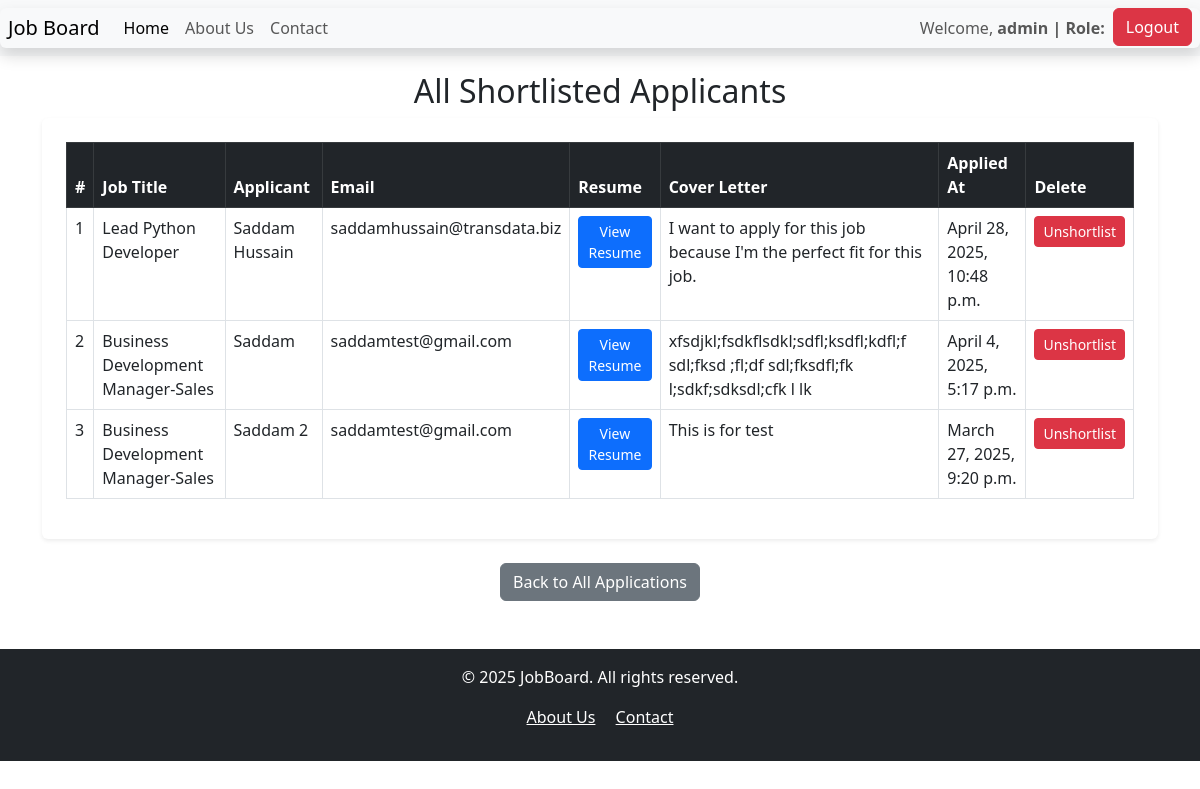
Page /shortlisted/ (signed in) on the committed database.
### job/models.py (models this page shows, shortened)
class JobApplication(models.Model):
    job = models.ForeignKey(Job, on_delete= models.CASCADE)
    user = models.ForeignKey(User, on_delete=models.CASCADE, null= True, blank=True)
    applicant_name = models.CharField(max_length= 100)
    email = models.EmailField()
    resume = models.FileField(upload_to='resumes/%Y/%m/%d/')
    cover_letter = models.TextField()
    applied_at = models.DateTimeField(auto_now_add=True)
    is_shortlisted = models.BooleanField(default=False)
    class Meta:
        ordering = ['-applied_at']
        verbose_name = 'Job Application'
        verbose_name_plural = 'Job Applications'

class Job(models.Model):
    JOB_TYPES = [
        ('Full-time', 'Full-time'),
        ('Part-time', 'Part-time'),
        ('Remote', 'Remote'),
        ('Internship', 'Internship'),
    ]
    title = models.CharField(max_length=200)
    company_name = models.CharField(max_length=200)
    description = models.TextField()
    location = models.CharField(max_length=100)
    salary = models.DecimalField(max_digits=10, decimal_places=2, null= True, blank=True)
    job_type = models.CharField(max_length=20, choices=JOB_TYPES, default='Full-time')
    date_of_posting = models.DateTimeField(auto_now_add= True)
    class Meta:
        ordering = ['-date_of_posting']
        verbose_name = 'Job Posting'
        verbose_name_plural = 'Job Postings'

### job/views.py (the view)
# urls.py: path('shortlisted/', views.all_shortlisted_applicants, name='all_shortlisted_applicants'),
def all_shortlisted_applicants(request):
    shortlisted = JobApplication.objects.filter(is_shortlisted=True)
    return render(request, 'all_shortlisted_applicants.html', {'shortlisted': shortlisted})

### job/templates/all_shortlisted_applicants.html (shortened to what this page needs)
{% extends 'base.html' %}
{% block content %}
<div class="container mt-3">
    <h2 class="text-center mb-2">All Shortlisted Applicants</h2>
    {% if shortlisted %}
    <div class="table-responsive bg-white p-4 shadow-sm rounded">
        <table class="table table-bordered table-hover">
            <thead class="table-dark">
                <tr>
                    <th>#</th>
                    <th>Job Title</th>
                    <th>Applicant</th>
                    <th>Email</th>
                    <th>Resume</th>
                    <th>Cover Letter</th>
                    <th>Applied At</th>
                    <th>Delete</th>
                </tr>
            </thead>
            <tbody>
                {% for applicant in shortlisted %}
                <tr>
                    <td>{{ forloop.counter }}</td>
                    <td>{{ applicant.job.title }}</td>
                    <td>{{ applicant.applicant_name }}</td>
                    <td>{{ applicant.email }}</td>
                    <td>
                        <a href="{{ applicant.resume.url }}" class="btn btn-sm btn-primary" target="_blank">View Resume</a>
                    </td>
                    <td>{{ applicant.cover_letter|truncatewords:20 }}</td>
                    <td>{{ applicant.applied_at }}</td>
                    <td><form action="{% url 'unshortlist_applicant' applicant.id %}" method="post" style="display:inline;">
                        <button type="submit" class="btn btn-danger btn-sm">Unshortlist</button>
                    </form></td>
                </tr>
                {% endfor %}
            </tbody>
        </table>
    </div>
    {% else %}
        <p class="text-center text-muted">No shortlisted applicants found.</p>
    {% endif %}
    <div class="text-center mt-4">
        <a href="{% url 'all_applications' %}" class="btn btn-secondary">Back to All Applications</a>
    </div>
</div>
{% endblock %}

### job/templates/base.html (shortened to what this page needs)
<!DOCTYPE html>
<html lang="en">
<head>
    <link rel="stylesheet" href="https://cdn.jsdelivr.net/npm/bootstrap@5.3.0/dist/css/bootstrap.min.css">
</head>
<body>
    <nav class="navbar navbar-expand-lg bg-body-tertiary position sticky-top">
        <div class="container-fluid shadow px-2  bg-body-tertiary rounded position-sticky">
            <a class="navbar-brand " href="/">Job Board</a>
            <div class="collapse navbar-collapse" id="navbarNav">
                <ul class="navbar-nav">
                    <li class="nav-item">
                        <a class="nav-link active" aria-current="page" href="/">Home</a>
                    </li>
                    <li class="nav-item">
                        <a class="nav-link" href="{% url 'about_us' %}">About Us</a>
                    </li>
                    <li class="nav-item">
                        <a class="nav-link" href="{% url 'contact' %}">Contact</a>
                    </li>
                </ul>
            </div>
            <ul class="navbar-nav ms-auto">
                {% if user.is_authenticated %}
                    <li class="nav-item">
                        <span class="nav-link">Welcome, <strong>{{ user.username }} | Role: {{ user.userprofile.role }}</strong></span>
                    </li>
                    <li class="nav-item">
                        <a href="{% url 'custom_logout' %}" class="btn btn-danger">Logout</a>
                    </li>
                {% else %}
                    <li class="nav-item">
                        <a href="{% url 'custom_login' %}" class="btn btn-primary">Login</a>
                    </li>
                {% endif %}
            </ul>
        </div>
    </nav>
    {% block content %}
    {% endblock %}
</body>
<footer class="bg-dark text-white text-center py-3 mt-5">
    <div class="container">
        <p>&copy; 2025 JobBoard. All rights reserved.</p>
        <p>
            <a href="{% url 'about_us' %}" class="text-white me-3">About Us</a>
            <a href="{% url 'contact' %}" class="text-white">Contact</a>
        </p>
    </div>
</footer>
</html>

### rows in the picture
JobApplication: job "Lead Python Developer", applicant_name "Saddam Hussain", email "saddamhussain@transdata.biz", cover_letter "I want to apply for this job because I'm the perfect fit for this job.", applied_at "April 28, 2025, 10:48 p.m."
JobApplication: job "Business Development Manager-Sales", applicant_name "Saddam", email "saddamtest@gmail.com", cover_letter "xfsdjkl;fsdkflsdkl;sdfl;ksdfl;kdfl;f sdl;fksd ;fl;df sdl;fksdfl;fk l;sdkf;sdksdl;cfk l lk", applied_at "April 4, 2025, 5:17 p.m."
JobApplication: job "Business Development Manager-Sales", applicant_name "Saddam 2", email "saddamtest@gmail.com", cover_letter "This is for test", applied_at "March 27, 2025, 9:20 p.m."

### other values in the picture
{{ user.username }} "admin"
